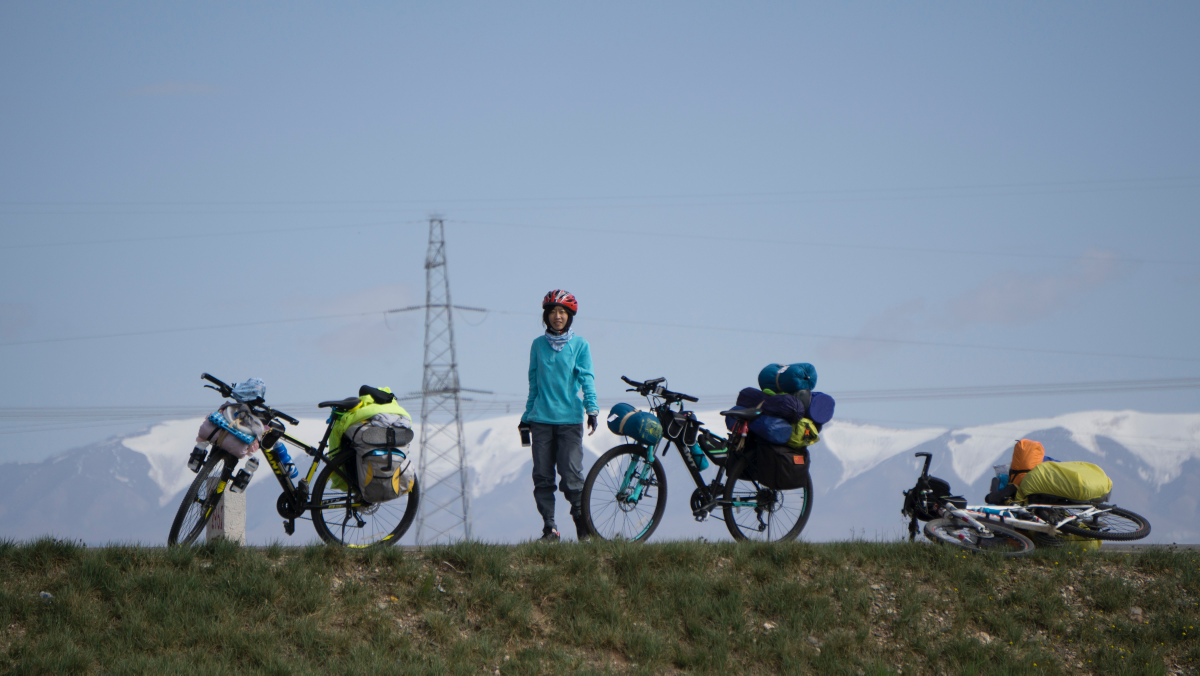
#> input picture 06-Deep-Learning-Computer-Vision/06-YOLOv3/images/test/jingxiang-gao-489454-unsplash.jpg, 6000 x 3376 px, given in place of the camera (shown at 1/5 size)
$ jupyter execute Untitled.ipynb   (shell and % lines are left out)   (older library calls are emulated)
#> lines starting #> are read from the running program, lines starting #| are printed output that depends on the picture
[cell 1]
import numpy as np
import matplotlib.pyplot as plt
import cv2

[cell 2]
corner_track_params=dict(maxCorners=10,qualityLevel=0.3,minDistance=7,blockSize=7)

[cell 3]
lk_params=dict(winSize=(200,200), maxLevel = 2,
              criteria=(cv2.TERM_CRITERIA_EPS|cv2.TERM_CRITERIA_COUNT, 10,0.03))

[cell 4]
cap=cv2.VideoCapture(0)

ret,prev_frame=cap.read()
#> prev_frame is the input picture: shape (3376, 6000, 3); mean B, G, R 150, 135.6, 120.4

prev_gray=cv2.cvtColor(prev_frame,cv2.COLOR_BGR2GRAY)
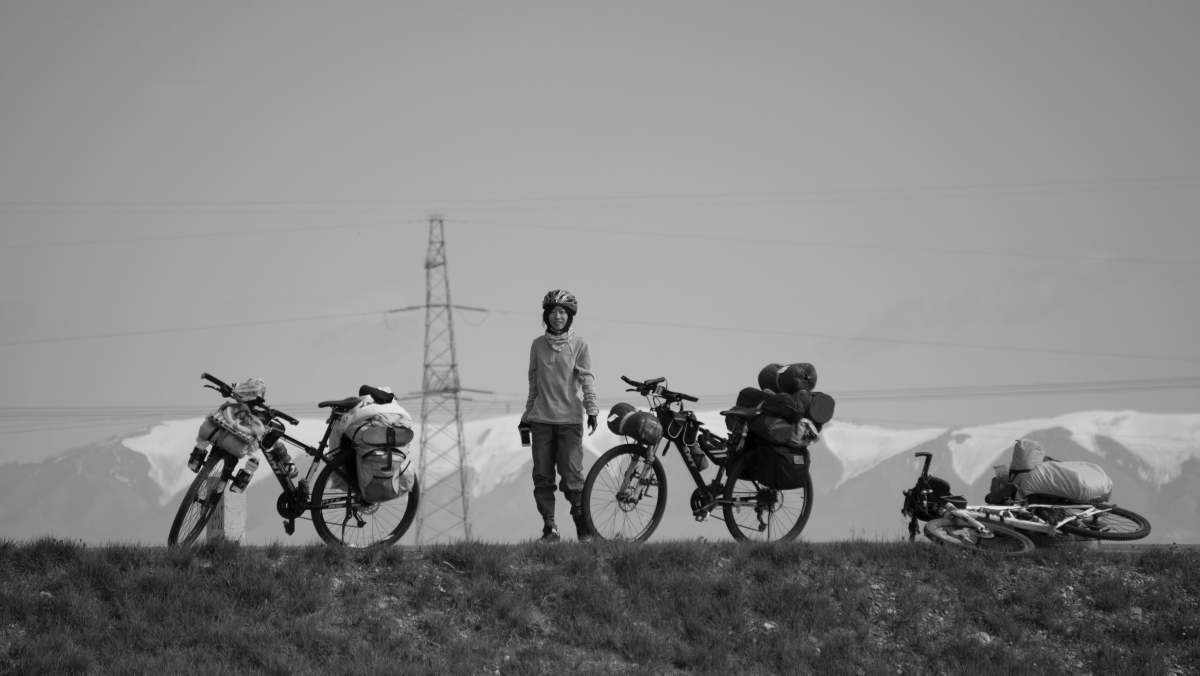
#> prev_gray: shape (3376, 6000) (shown at 1/5 size); min 0, max 252, mean 132.8

prev_points=cv2.goodFeaturesToTrack(prev_gray,mask=None,**corner_track_params)
#> prev_points = [[3637, 2168], [3657, 2167], [3038, 2104], [1634, 2221], [1642, 2229], [3512, 2169], [2777, 1493], [3133, 2217], [3625, 2081], [3273, 2050]]

mask=np.zeros_like(prev_frame)

while True:

    ret,frame=cap.read()

    frame_gray=cv2.cvtColor(frame,cv2.COLOR_BGR2GRAY)

    nextPts,status,err=cv2.calcOpticalFlowPyrLK(prev_gray,frame_gray,prev_points,None,**lk_params)
#> nextPts has the same summary as prev_points; status = [1, 1, 1, 1, 1, 1, 1, 1, 1, 1]; err = [0, 0, 0, 0, 0, 0, 0, 0, 0, 0]

    good_new=nextPts[status==1]
#> good_new has the same summary as prev_points
    good_prev=prev_points[status==1]
#> good_prev has the same summary as prev_points

    for i,(new,prev) in enumerate(zip(good_new,good_prev)):

        x_new,y_new = new.ravel()
        x_prev,y_prev = prev.ravel()

        mask = cv2.line(mask, (x_new,y_new),(x_prev,y_prev), (0,255,0), 3)

        # Draw red circles at corner points
        frame = cv2.circle(frame,(x_new,y_new),8,(0,0,255),-1)
#> this loop made 10 passes
#> (x_new, y_new, x_prev, y_prev) on passes 1 to 10: (3637, 2168, 3637, 2168), (3657, 2167, 3657, 2167), (3038, 2104, 3038, 2104), (1634, 2221, 1634, 2221), (1642, 2229, 1642, 2229), (3512, 2169, 3512, 2169), (2777, 1493, 2777, 1493), (3133, 2217, 3133, 2217), (3625, 2081, 3625, 2081), (3273, 2050, 3273, 2050)

    img = cv2.add(frame,mask)
    cv2.imshow('frame',img)

    k = cv2.waitKey(30) & 0xff
#> (key Esc is pressed here)
    if k == 27:
        break

    # Now update the previous frame and previous points
    prev_gray = frame_gray.copy()
    prev_points = good_new.reshape(-1,1,2)


cv2.destroyAllWindows()
cap.release()

[cell 5]
good_new
#> Out has the same summary as prev_points

[cell 6]
cap=cv2.VideoCapture(0)
ret,prev_frame=cap.read()
prev_gray=cv2.cvtColor(prev_frame,cv2.COLOR_RGB2GRAY)
prev_points=cv2.goodFeaturesToTrack(prev_gray,mask=None,**corner_track_params)
#> prev_points = [[3637, 2168], [3657, 2167], [3038, 2105], [3512, 2169], [2777, 1493], [1634, 2221], [1642, 2229], [3273, 2050], [3133, 2217], [3625, 2081]]
mask=np.zeros_like(prev_frame)
while True:
    ret,frame=cap.read()
    frame_gray=cv2.cvtColor(frame,cv2.COLOR_RGB2GRAY)
    nxt,status,err=cv2.calcOpticalFlowPyrLK(prev_gray,frame_gray,prev_points,None,**lk_params)
#> nxt has the same summary as prev_points
    good_new=nxt[status==1]
#> good_new has the same summary as prev_points
    good_prev=prev_points[status==1]
#> good_prev has the same summary as prev_points

    for i,(new,prev) in enumerate(zip(good_new,good_prev)):
        x_new,y_new=new.ravel()
        x_prev,y_prev=prev.ravel()

        mask=cv2.line(mask,(x_new,y_new),(x_prev,y_prev), (0,255,0), 3)
        frame=cv2.circle(frame,(x_new,y_new),8, (0,0,255), -1)
#> this loop made 10 passes

    img=cv2.add(frame,mask)
    cv2.imshow('frame',img)

    k = cv2.waitKey(30) & 0xff
#> (key Esc is pressed here)
    if k == 27:
        break

    # Now update the previous frame and previous points
    prev_gray = frame_gray.copy()
    prev_points = good_new.reshape(-1,1,2)


cv2.destroyAllWindows()
cap.release()

[cell 7]
import cv2
import numpy as np

def ask_for_tracker():
    print("Welcome! What Tracker API would you like to use?")
    print("Enter 0 for BOOSTING: ")
    print("Enter 1 for MIL: ")
    print("Enter 2 for KCF: ")
    print("Enter 3 for TLD: ")
    print("Enter 4 for MEDIANFLOW: ")
    choice = input("Please select your tracker: ")
#> the answer given: 1
